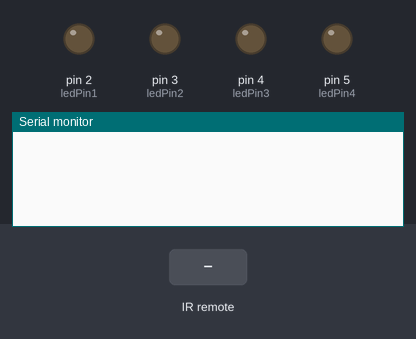
Simulated run of this sketch. Board: Arduino Uno, built with avr-gcc and run on an emulated ATmega328P. Parts: output pins drawn as LEDs (lit = HIGH), the last lines printed to the serial monitor. The inputs (shaded band) are chosen by the test bench.

Above: at 1.2 s.
1.3 s: infrared code 0x1000193 received
At 1.9 s:
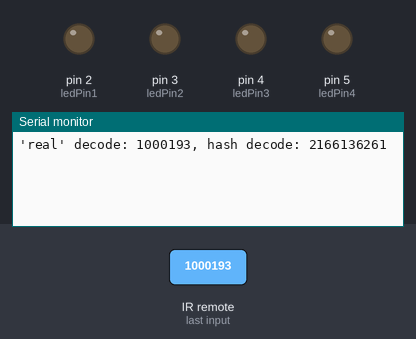
2.8 s: infrared code 0x811C9DC5 received
At 4.3 s:
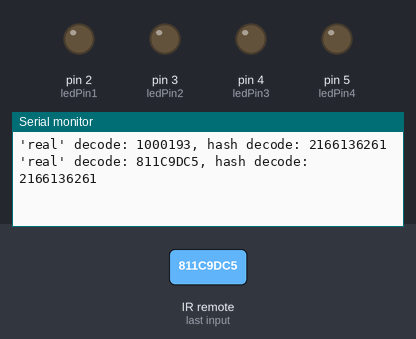

The sketch:

ControleRemotoIR.ino
```cpp
//---------------------------------------------------------------------------------------------------

  #include <IRremote.h>
  #define FNV_PRIME_32 16777619
  #define FNV_BASIS_32 2166136261

  int ledPin1 = 2;   //Onde será ligado o led 1
  int ledPin2 = 3;   //Onde será ligado o led 2
  int ledPin3 = 4;   //Onde será ligado o led 3
  int ledPin4 = 5;    //Onde será ligado o led 4
  int RECV_PIN = 11;    //Onde será ligado o Receptor IR
  IRrecv irrecv(RECV_PIN);
  decode_results results;

  void setup()
  {
    pinMode(ledPin1, OUTPUT);  //Configurando o pino como saida
    pinMode(ledPin2, OUTPUT);  //Configurando o pino como saida
    pinMode(ledPin3, OUTPUT);  //Configurando o pino como saida
    pinMode(ledPin4, OUTPUT);  //Configurando o pino como saida
    irrecv.enableIRIn();   //Iniciando a recepção do sinal
    Serial.begin(9600);
  }
  int compare(unsigned int oldval, unsigned int newval) {
    if (newval < oldval * .8) {
      return 0;
    }
    else if (oldval < newval * .8) {
      return 2;
    }
    else {
      return 1;
    }
  }
  unsigned long decodeHash(decode_results *results) {
    unsigned long hash = FNV_BASIS_32;
    for (int i = 1; i+2 < results->rawlen; i++) {
      int value =  compare(results->rawbuf[i], results->rawbuf[i+2]);
      hash = (hash * FNV_PRIME_32) ^ value;
    }
    return hash;
  }
  void loop() {
    if (irrecv.decode(&results)) {
      Serial.print("'real' decode: ");     //Mostra o valor recebido
      Serial.print(results.value, HEX);    //!!!!!!!PARA IDENTIFICAR AS TEClAS
      Serial.print(", hash decode: ");
      unsigned long hash = decodeHash(&results);
     Serial.println (hash);                 //Mostra o valor já decodificado!
      irrecv.resume(); // Obrigatório a reinicialização da recepção!


//--------------Local para inserção do código logo abaixo!-----------------


    }
  }
//---------------------------------------------------------------------------------------------------
/* CÓDIGO PARA VER O FUNCIONAMENTO USANDO LEDS, LEMBRANDO QUE OS VALORES SÃO FICTICIOS
  if (hash == 3321326852){
       Serial.println (" Pra Cima!");
        digitalWrite(ledPin1, HIGH);
        delay(100);
        digitalWrite(ledPin1, LOW);
     }
     if (hash == 4172527103){
       Serial.println (" Pra Direita!");
        digitalWrite(ledPin2, HIGH);
        delay(100);
        digitalWrite(ledPin2, LOW);
     }
     if (hash == 3207847040){
     Serial.println (" Pra Baixo!");
        digitalWrite(ledPin3, HIGH);
        delay(100);
        digitalWrite(ledPin3, LOW);
     }
     if (hash == 130972539){
     Serial.println (" Pra Esquerda!");
        digitalWrite(ledPin4, HIGH);
        delay(100);
        digitalWrite(ledPin4, LOW);
   }


*/
```

Measured:
- after the input at 1.3 s, the serial monitor: prints a new line at once (image 1)
- after the input at 2.8 s, the serial monitor: prints a new line at once (image 2)
